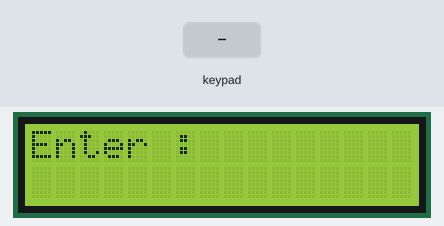
Recording of a sketch running on a simulated Arduino Uno, built with avr-gcc and run on an emulated ATmega328P. Parts: 16×2 character LCD. Inputs (shaded band) come from the test bench. What the sketch prints to the serial monitor is not drawn.

Above: at 1.2 s.
1.3 s: keypad keys 9 8 7 6 * pressed 0.4 s apart
At 3.3 s:
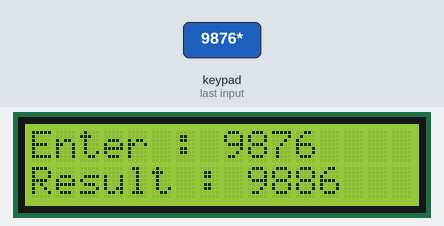
4.8 s: key '1' pressed
At 5.8 s:
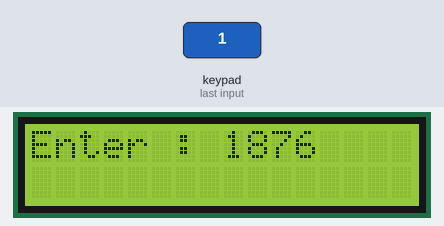
6.3 s: key '2' pressed
At 6.9 s:
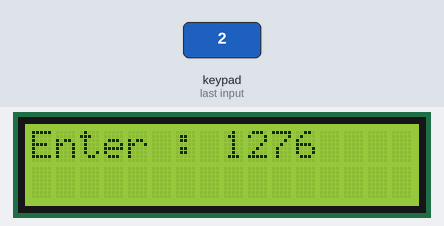
7.8 s: keypad keys 5 4 3 2 pressed 0.4 s apart
At 10.4 s:
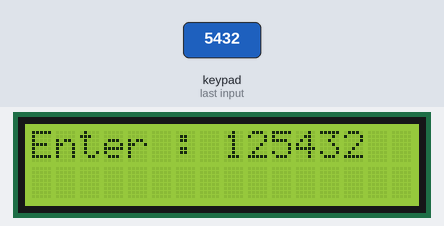
10.9 s: keypad keys 5 4 3 2 * pressed 0.4 s apart
At 11.9 s:
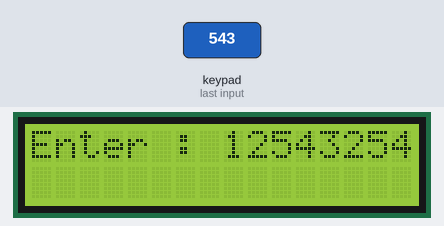
Timing chart, 0 to 13.9 s (numbered marks = the images above; inputs shaded):
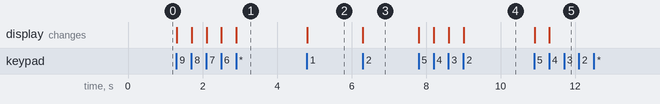

The sketch:

exercise_2.ino
```cpp
#include <Keypad.h>
#include <LiquidCrystal.h>
const byte ROWS = 4;
const byte COLS = 4;

char hexaKeys[ROWS][COLS] = {
  {'1', '2', '3', 'A'},
  {'4', '5', '6', 'B'},
  {'7', '8', '9', 'C'},
  {'*', '0', '.', 'D'}
};

byte rowPins[ROWS] = {9, 8, 7, 6};
byte colPins[COLS] = {5, 4, 3, 2};

Keypad customKeypad = Keypad(makeKeymap(hexaKeys), rowPins, colPins, ROWS, COLS);

const int rs = 12, en = 11, d4 = 7, d5 = 6, d6 = 5, d7 = 4;
LiquidCrystal lcd(rs, en, d4, d5, d6, d7);

int count=0;
char num[10];
String result;

void setup(){
  Serial.begin(9600);
  lcd.begin(16, 2);
  lcd.clear();
  lcd.setCursor(0, 0);
  lcd.print("Enter : ");
}

void loop(){
  char customKey = customKeypad.getKey();
  if(customKey)
  {
   if(customKey=='A' || customKey=='B' || customKey=='C' || customKey=='D' || customKey=='*'){}

   else
   {
    num[count]=customKey;
    Serial.print(num[count]);
    lcd.setCursor(8+count, 0);
    lcd.print(num[count]);
    count++;
    lcd.setCursor(0, 1);
    lcd.print("                ");
   }
  }
  if (customKey=='*')
  {
   result="";
   result=String(num);
   Serial.print("Result String: "); Serial.println(result);
   memset(num, 0, sizeof num);
    if(count<=6)
    {
        long value = atol(result.c_str());
        Serial.print("Result int : "); Serial.println(value);
        value+=10;
        Serial.println();
        Serial.print("Result : "); Serial.println(value);
        lcd.setCursor(0, 1);
        lcd.print("Result : ");
        lcd.print(value);
    }
      else
    {
        Serial.println();
        Serial.println("Error Wrong Input");
    }
    count=0;
  }
}
```

Measured:
- after the input at 1.3 s, the display: first changes at once (image 1 shows a later state)
- after the input at 4.8 s, the display: changes at once (image 2)
- after the input at 6.3 s, the display: changes at once (image 3)
- after the input at 7.8 s, the display: first changes at once (image 4 shows a later state)
- after the input at 10.9 s, the display: first changes at once (image 5 shows a later state)
